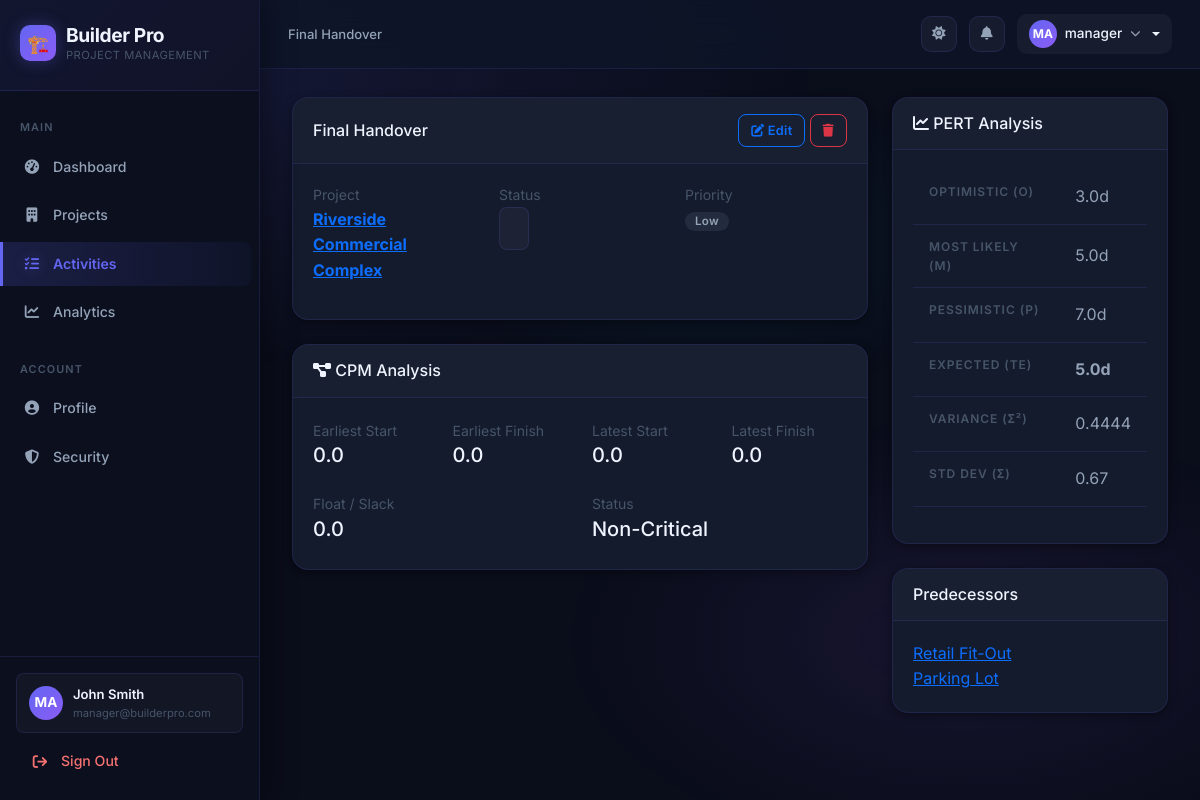
/activities/28/ (signed in), run on the app's committed database.
### activities/models.py (models this page shows, shortened)
class Activity(models.Model):
    project = models.ForeignKey(Project, on_delete=models.CASCADE, related_name='activities')
    name = models.CharField(max_length=200)
    description = models.TextField(blank=True)
    optimistic_time = models.FloatField(default=0)
    most_likely_time = models.FloatField(default=0)
    pessimistic_time = models.FloatField(default=0)
    expected_duration = models.FloatField(default=0, editable=False)
    variance = models.FloatField(default=0, editable=False)
    standard_deviation = models.FloatField(default=0, editable=False)
    cost = models.DecimalField(max_digits=12, decimal_places=2, default=0)
    priority = models.CharField(max_length=20, choices=PRIORITY_CHOICES, default='medium')
    status = models.CharField(max_length=20, choices=STATUS_CHOICES, default='not_started')
    assigned_to = models.ForeignKey(User, on_delete=models.SET_NULL, null=True, blank=True, related_name='activities')
    start_date = models.DateField(null=True, blank=True)
    end_date = models.DateField(null=True, blank=True)
    earliest_start = models.FloatField(default=0, editable=False)
    earliest_finish = models.FloatField(default=0, editable=False)
    latest_start = models.FloatField(default=0, editable=False)
    latest_finish = models.FloatField(default=0, editable=False)
    float_time = models.FloatField(default=0, editable=False)
    is_critical = models.BooleanField(default=False, editable=False)
    created_at = models.DateTimeField(auto_now_add=True)
    updated_at = models.DateTimeField(auto_now=True)
    class Meta:
        verbose_name_plural = 'Activities'
        ordering = ['project', 'earliest_start']

class Dependency(models.Model):
    activity = models.ForeignKey(Activity, on_delete=models.CASCADE, related_name='predecessors')
    predecessor_activity = models.ForeignKey(Activity, on_delete=models.CASCADE, related_name='dependents')
    class Meta:
        verbose_name_plural = 'Dependencies'
        unique_together = ['activity', 'predecessor_activity']

### projects/models.py (models this page shows, shortened)
class Project(models.Model):
    name = models.CharField(max_length=200)
    description = models.TextField(blank=True)
    client_name = models.CharField(max_length=200, blank=True)
    location = models.CharField(max_length=200, blank=True)
    start_date = models.DateField()
    end_date = models.DateField()
    budget = models.DecimalField(max_digits=15, decimal_places=2, default=0)
    status = models.CharField(max_length=20, choices=STATUS_CHOICES, default='planning')
    created_by = models.ForeignKey(User, on_delete=models.SET_NULL, null=True, related_name='projects')
    created_at = models.DateTimeField(auto_now_add=True)
    updated_at = models.DateTimeField(auto_now=True)

### activities/views.py (the view)
# urls.py: path('<int:pk>/', views.activity_detail, name='activity_detail'),
@login_required
def activity_detail(request, pk):
    activity = get_object_or_404(Activity, pk=pk)
    return render(request, 'activities/activity_detail.html', {'activity': activity})

### templates/activities/activity_detail.html (shortened to what this page needs)
{% extends 'base.html' %}
{% block breadcrumb %}{{ activity.name }}{% endblock %}
{% block content %}
<div class="row">
    <div class="col-md-8">
        <div class="card mb-4">
            <div class="card-header bg-white d-flex justify-content-between align-items-center">
                <h6 class="mb-0">{{ activity.name }}</h6>
                <div>
                    <a href="{% url 'activity_edit' activity.pk %}" class="btn btn-sm btn-outline-primary"><i class="fas fa-edit"></i> Edit</a>
                    <a href="{% url 'activity_delete' activity.pk %}" class="btn btn-sm btn-outline-danger"><i class="fas fa-trash"></i></a>
                </div>
            </div>
            <div class="card-body">
                <div class="row mb-3">
                    <div class="col-md-4">
                        <small class="text-muted d-block">Project</small>
                        <strong><a href="{% url 'project_detail' activity.project.pk %}">{{ activity.project.name }}</a></strong>
                    </div>
                    <div class="col-md-4">
                        <small class="text-muted d-block">Status</small>
                        <form method="post" action="{% url 'update_activity_status' activity.pk %}" class="d-inline">
                            <select name="status" class="form-select form-select-sm d-inline w-auto" onchange="this.form.submit()">
                            </select>
                        </form>
                    </div>
                    <div class="col-md-4">
                        <small class="text-muted d-block">Priority</small>
                        <span class="badge bg-{% if activity.priority == 'critical' %}danger{% elif activity.priority == 'high' %}warning{% elif activity.priority == 'medium' %}primary{% else %}secondary{% endif %}">
                            {{ activity.get_priority_display }}
                        </span>
                    </div>
                </div>
            </div>
        </div>
        <div class="card">
            <div class="card-header bg-white">
                <h6 class="mb-0"><i class="fas fa-project-diagram"></i> CPM Analysis</h6>
            </div>
            <div class="card-body">
                <div class="row">
                    <div class="col-md-3">
                        <small class="text-muted">Earliest Start</small>
                        <h5>{{ activity.earliest_start|floatformat:1 }}</h5>
                    </div>
                    <div class="col-md-3">
                        <small class="text-muted">Earliest Finish</small>
                        <h5>{{ activity.earliest_finish|floatformat:1 }}</h5>
                    </div>
                    <div class="col-md-3">
                        <small class="text-muted">Latest Start</small>
                        <h5>{{ activity.latest_start|floatformat:1 }}</h5>
                    </div>
                    <div class="col-md-3">
                        <small class="text-muted">Latest Finish</small>
                        <h5>{{ activity.latest_finish|floatformat:1 }}</h5>
                    </div>
                </div>
                <div class="row mt-3">
                    <div class="col-md-6">
                        <small class="text-muted">Float / Slack</small>
                        <h5 class="{% if activity.is_critical %}text-danger{% endif %}">{{ activity.float_time|floatformat:1 }}</h5>
                    </div>
                    <div class="col-md-6">
                        <small class="text-muted">Status</small>
                        <h5>{% if activity.is_critical %}<span class="text-danger">CRITICAL</span>{% else %}Non-Critical{% endif %}</h5>
                    </div>
                </div>
            </div>
        </div>
    </div>
    <div class="col-md-4">
        <div class="card mb-4">
            <div class="card-header bg-white">
                <h6 class="mb-0"><i class="fas fa-chart-line"></i> PERT Analysis</h6>
            </div>
            <div class="card-body">
                <table class="table table-sm">
                    <tr>
                        <th>Optimistic (O)</th>
                        <td>{{ activity.optimistic_time }}d</td>
                    </tr>
                    <tr>
                        <th>Most Likely (M)</th>
                        <td>{{ activity.most_likely_time }}d</td>
                    </tr>
                    <tr>
                        <th>Pessimistic (P)</th>
                        <td>{{ activity.pessimistic_time }}d</td>
                    </tr>
                    <tr>
                        <th>Expected (TE)</th>
                        <td><strong>{{ activity.expected_duration }}d</strong></td>
                    </tr>
                    <tr>
                        <th>Variance (σ²)</th>
                        <td>{{ activity.variance }}</td>
                    </tr>
                    <tr>
                        <th>Std Dev (σ)</th>
                        <td>{{ activity.standard_deviation }}</td>
                    </tr>
                </table>
            </div>
        </div>
        <div class="card">
            <div class="card-header bg-white">
                <h6 class="mb-0">Predecessors</h6>
            </div>
            <div class="card-body">
                {% with predecessors=activity.predecessors.all %}
                {% if predecessors %}
                <ul class="list-unstyled mb-0">
                    {% for pred in predecessors %}
                    <li><a href="{% url 'activity_detail' pred.predecessor_activity.pk %}">{{ pred.predecessor_activity.name }}</a></li>
                    {% endfor %}
                </ul>
                {% else %}
                <p class="text-muted mb-0">No predecessors (starting activity).</p>
                {% endif %}
                {% endwith %}
            </div>
        </div>
    </div>
</div>
{% endblock %}

### templates/base.html (shortened to what this page needs)
{% load static %}
<!DOCTYPE html>
<html lang="en">
<head>
    <link href="https://cdn.jsdelivr.net/npm/bootstrap@5.3.2/dist/css/bootstrap.min.css" rel="stylesheet">
    <link href="https://cdnjs.cloudflare.com/ajax/libs/font-awesome/6.5.1/css/all.min.css" rel="stylesheet">
    <link href="{% static 'css/builderpro.css' %}" rel="stylesheet">
</head>
<body {% if not user.is_authenticated %}class="auth-page"{% endif %}>
{% if user.is_authenticated %}
<div class="wrapper">
    <nav class="sidebar" id="sidebar">
        <div class="sidebar-header">
            <h3>
                <div class="sidebar-logo-icon">🏗️</div>
                <div>
                    Builder Pro
                    <div class="sidebar-tagline">Project Management</div>
                </div>
            </h3>
        </div>
        <div style="padding: 12px 0; flex: 1; overflow-y: auto;">
            <div class="nav-section-label">Main</div>
            <ul class="nav flex-column" style="list-style:none; padding:0; margin:0;">
                <li class="nav-item">
                    <a class="nav-link {% if request.resolver_match.url_name == 'dashboard' %}active{% endif %}"
                       href="{% url 'dashboard' %}">
                        <i class="fas fa-gauge-high"></i> Dashboard
                    </a>
                </li>
                <li class="nav-item">
                    <a class="nav-link {% if 'project' in request.resolver_match.url_name %}active{% endif %}"
                       href="{% url 'project_list' %}">
                        <i class="fas fa-building"></i> Projects
                    </a>
                </li>
                <li class="nav-item">
                    <a class="nav-link {% if 'activity' in request.resolver_match.url_name %}active{% endif %}"
                       href="{% url 'activity_list' %}">
                        <i class="fas fa-list-check"></i> Activities
                    </a>
                </li>
                <li class="nav-item">
                    <a class="nav-link {% if 'analytics' in request.resolver_match.url_name %}active{% endif %}"
                       href="{% url 'analytics_dashboard' %}">
                        <i class="fas fa-chart-line"></i> Analytics
                    </a>
                </li>
                <div class="nav-section-label" style="margin-top:8px;">Account</div>
                <li class="nav-item">
                    <a class="nav-link {% if request.resolver_match.url_name == 'profile' %}active{% endif %}"
                       href="{% url 'profile' %}">
                        <i class="fas fa-user-circle"></i> Profile
                    </a>
                </li>
                <li class="nav-item">
                    <a class="nav-link {% if request.resolver_match.url_name == 'change_password' %}active{% endif %}"
                       href="{% url 'change_password' %}">
                        <i class="fas fa-shield-halved"></i> Security
                    </a>
                </li>
            </ul>
        </div>
        <div class="sidebar-footer">
            <div class="sidebar-user">
                <div class="sidebar-user-avatar">{{ user.username|slice:":2"|upper }}</div>
                <div class="sidebar-user-info">
                    <div class="sidebar-user-name">{{ user.get_full_name|default:user.username }}</div>
                    <div class="sidebar-user-role">{{ user.email|default:"Admin" }}</div>
                </div>
            </div>
            <a href="{% url 'logout' %}" class="nav-link mt-2" style="color: #f87171; border-radius: 8px; padding: 9px 12px;">
                <i class="fas fa-arrow-right-from-bracket"></i> Sign Out
            </a>
        </div>
    </nav>
    <div id="content">
        <nav class="topbar">
            <div class="topbar-left">
                <span class="breadcrumb-text">
                    {% block breadcrumb %}{% endblock %}
                </span>
            </div>
            <div class="topbar-right">
                <button id="darkModeToggle" class="topbar-btn" onclick="toggleDarkMode()" title="Toggle theme">
                    <i class="fas fa-moon" id="themeIcon"></i>
                </button>
                <button class="topbar-btn" title="Notifications">
                    <i class="fas fa-bell"></i>
                </button>
                <div class="dropdown">
                    <button class="topbar-user dropdown-toggle" data-bs-toggle="dropdown" aria-expanded="false" style="border:none;">
                        <div class="topbar-user-avatar">{{ user.username|slice:":2"|upper }}</div>
                        <span class="d-none d-sm-inline">{{ user.username }}</span>
                        <i class="fas fa-chevron-down" style="font-size:0.65rem; opacity:0.6;"></i>
                    </button>
                </div>
            </div>
        </nav>
        <div class="main-content">
{% endif %}
    {% block content %}{% endblock %}
{% if user.is_authenticated %}
        </div>
    </div>
</div>
{% else %}
</div>
{% endif %}
</body>
</html>

### data on the page
Activity: name "Final Handover", project.name "Riverside Commercial Complex", priority "Low", earliest_start "0.0", earliest_finish "0.0", latest_start "0.0", latest_finish "0.0", float_time "0.0", optimistic_time "3.0", most_likely_time "5.0", pessimistic_time "7.0", expected_duration "5.0", variance "0.4444", standard_deviation "0.67"
Dependency: predecessor_activity.name "Retail Fit-Out"
Dependency: predecessor_activity.name "Parking Lot"

### other printed values
{{ user.username|slice:":2"|upper }} "MA"
{{ user.get_full_name|default:user.username }} "John Smith"
{{ user.email|default:"Admin" }} "manager@builderpro.com"
{{ user.username }} "manager"
